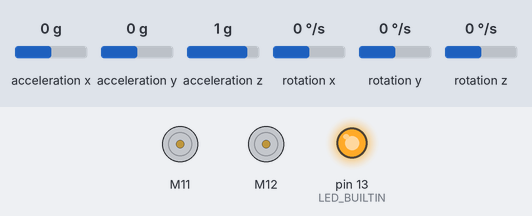
Bench run of a sketch on a simulated Arduino Uno, built with avr-gcc and run on an emulated ATmega328P. Parts: 2 × DC motor (green arrow = forward, orange = backward, longer = faster), output pins drawn as LEDs (lit = HIGH). Dashed ring = blinking. The inputs (shaded band) are chosen by the test bench; at power-on: acceleration y 0 g, rotation y 0 °/s, acceleration x 0 g, acceleration z 1 g, rotation x 0 °/s, rotation z 0 °/s.

Above: at 2.4 s.
2.5 s: acceleration y set to -1.4 g
At 3.4 s:
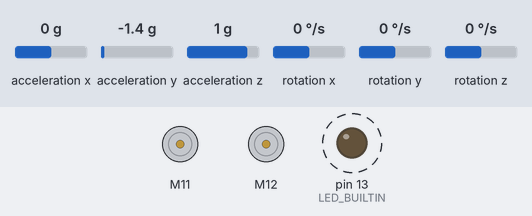
5.5 s: acceleration y set to 0 g
At 6.5 s:
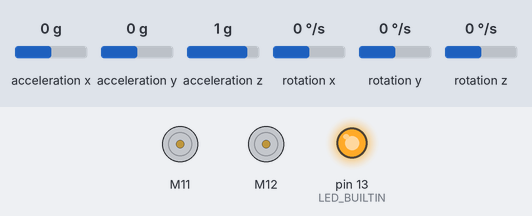
7.0 s: rotation y set to -192 °/s
At 9.3 s:
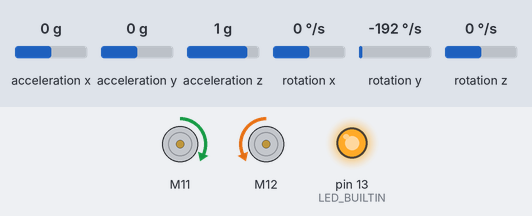
10.0 s: rotation y set to 100 °/s
At 10.52 s:
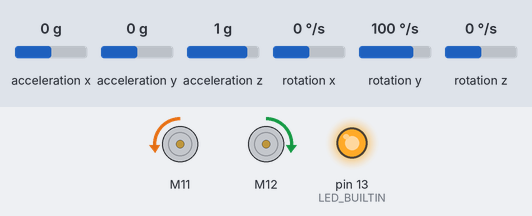
13.0 s: acceleration y set to 0.4 g
16.0 s: acceleration x set to 0.4 g
Timing chart, 0 to 20.0 s (numbered marks = the images above; inputs shaded):
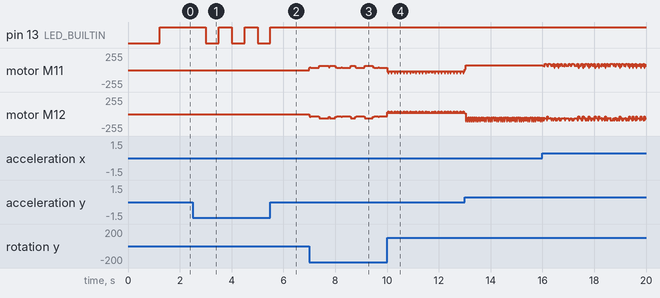

The sketch:

LqrBalance.ino
```cpp
/*
 * LqrBalance — pure full-state LQR balance controller for the MakeBlock MegaPi
 * (ATmega2560) two-wheel robot.  No serial, no Bluetooth, no telemetry, no
 * runtime options: power on, stand it up near upright, and it balances.
 *
 * Operation: while disarmed, the onboard LED blinks faster the closer the tilt
 * is to the balance point (a hands-free arming aid).  Hold it steady inside the
 * arm window and it captures that exact tilt as the balance setpoint and engages
 * (LED goes solid) — so the balance point re-sets itself to wherever you hold
 * it, with no fixed value to measure and no telemetry.  Tip past the fall angle
 * and it disarms (LED resumes blinking).  The near-upright tilt response is
 * softened so micro-corrections don't shake the frame.
 *
 * ---------------------------------------------------------------------------
 * Control law (full-state feedback, evaluated every tick):
 *
 *     u = K . (x - x*)
 *     x = [ tilt , tiltRate , wheelPos , wheelVel ]
 *
 * Sign convention: gains are in the motor-command convention, so a POSITIVE u
 * drives the wheels in the direction that recovers a FORWARD lean (matches the
 * MegaPi motor wiring used by the original firmware).  With that convention the
 * tilt gains are positive; the wheel (station-keeping / damping) gains come out
 * NEGATIVE — see the derivation by each constant below.
 *
 * K is meant to be computed offline (see theory.md): linearize the wheeled
 * inverted pendulum about upright, pick Q/R, solve the Riccati equation, and
 * paste the row here.  The defaults seed tilt/tiltRate from the known-good hand
 * tuning and use small, clamped wheel gains so the loop is stable and the
 * encoder states are live out of the box — but the wheel-gain SIGNS must be
 * verified on the bench (see "BENCH CHECK" notes).
 *
 * ---------------------------------------------------------------------------
 * Performance tricks applied (AVR-GCC, Arduino default -Os):
 *  - single translation unit, all state in file-scope globals: no heap, no
 *    virtuals, no dynamic dispatch, no String/Serial overhead.
 *  - strict 32-bit float math: every literal carries an 'f' suffix and every
 *    library value is cast to float so nothing silently promotes to double.
 *  - one micros() read per tick; integer loop-rate gate (no float time math).
 *  - wheel velocity is finite-differenced from the encoder position we already
 *    read, so MeEncoderOnBoard::updateSpeed() is never called.
 *  - the control law is a single fused multiply-add chain (branch-free).
 *  - identical motor PWM is not re-sent: redundant setMotorPwm() register
 *    writes are skipped.
 *  - hand-rolled float abs/clamp (no libcall); non-blocking LED (no delay()).
 *  - watchdog reset every loop() entry: a stall reboots the board.
 *
 * Build: Arduino IDE, board "MakeBlock MegaPi" (ATmega2560), with the MakeBlock
 * library installed (same environment as SelfBalanceRobot.ino).  For an extra
 * few percent, compile at -O2 via a platform.local.txt override.
 */

#include <MeMegaPi.h>
#include <avr/io.h>
#include <avr/wdt.h>

// Break any watchdog-reset loop the instant the chip boots, before setup()
// re-arms it.  (A watchdog reset leaves the WDT enabled; clearing it here keeps
// a transient stall from bricking the board into a reset cycle.)
void disableWatchdogOnBoot()
    __attribute__((naked)) __attribute__((section(".init3")));
void disableWatchdogOnBoot() {
  MCUSR = 0;
  wdt_disable();
}

// ===========================================================================
// Tuning constants  (all the knobs live here)
// ===========================================================================

// --- Hardware map (matches the original firmware) --------------------------
static const uint8_t kGyroI2cPort = 0x06;  // MeGyro (MPU6050) port
static const uint8_t kRightSlot = 1;        // MeEncoderOnBoard slot 1
static const uint8_t kLeftSlot = 2;         // MeEncoderOnBoard slot 2

// --- Loop timing -----------------------------------------------------------
static const uint32_t kLoopMicros = 5000UL;     // 200 Hz control loop

// --- Operating point -------------------------------------------------------
// Fallback balance tilt (deg).  On every reset the firmware latches the robot's
// actual tilt at power-up into gBalancePointDeg (see setup) and uses THAT as the
// arm-window + LED-finder center -- so you just hold it at its balance point
// while it boots.  This constant is only the default used if the startup gyro
// read is bad (NaN).
static const float kBalancePointDeg = 0.55f;

// --- LQR gain row K = [tilt, tiltRate, wheelPos, wheelVel] ------------------
// Tilt / tilt-rate: seeded from the proven hand tuning (strong, positive).
static const float kK_tilt = 16.00f;       // command per deg of tilt error
static const float kK_tiltRate = 1.50f;    // best run (hand-tuned)
// Wheel velocity (deg/s): damps wheel motion.  NEGATIVE so the command opposes
// the way the wheels are already turning (adds virtual friction -> stabilizing).
// BENCH CHECK: spin a wheel by hand while balancing; the bot should resist, not
// run away.  If it runs away, flip this sign.
static const float kK_wheelVel = 0.40f;    // POSITIVE velocity damping; 0.40 best (0.60 reintroduced small-correction wobble)
// Wheel position (deg from arm point): station-keeping.  NEGATIVE so a forward
// displacement commands a return toward the origin (cart-pole result: drive the
// base back, let it lean, catch it).  This is the touchiest gain.
// BENCH CHECK: nudge the balanced bot forward; it should creep back to where it
// started.  If it accelerates away, flip this sign.  Start near 0 and raise.
static const float kK_wheelPos = 0.0f;     // station-keeping OFF: rings up even WITH the slew limiter — confirmed not viable on this bot

// Near-upright softening of the tilt (proportional) term.  LQR is linear, so
// without this it hits tiny tilt errors with the full kK_tilt and the resulting
// micro-corrections shake the frame.  Inside kSmallErrorDegrees the tilt gain is
// scaled toward kSmallErrorGainScale at the setpoint, ramping back to the full
// gain at the edge; beyond the band, full authority is preserved.
// Lower kSmallErrorGainScale (toward 0) = gentler small corrections.
static const float kSmallErrorDegrees = 2.5f;
static const float kSmallErrorGainScale = 1.0f;   // linear (softening traded against drive-away on this bot; reverted)

// Safety bound on the combined wheel (pos+vel) contribution, so an untuned /
// wrong-signed wheel gain can only ever add a recoverable amount before the
// fall-cutoff takes over.
static const float kWheelTermClampPwm = 255.0f; // effectively OFF (pure best run; wheelPos=0 keeps the wheel term small)

// Light low-pass on the finite-differenced wheel velocity to tame encoder
// quantization (0 = raw, ->1 = heavier smoothing).
static const float kWheelVelFilterAlpha = 0.0f;  // raw (filtering it added lag -> wobble when kK_wheelVel was raised)

// Light low-pass on the gyro tilt rate before it feeds the kK_tiltRate (damping)
// term.  Without it, raw gyro noise rides into the rate term and dithers the
// command +/- near balance even at a steady lean; with it, damping is smooth.
// 0 = raw, ->1 = heavier smoothing (too high adds lag and erodes the damping).
static const float kTiltRateFilterAlpha = 0.0f;  // raw (validated-best/pure config; filter didn't change the feel)

// --- Output shaping --------------------------------------------------------
static const int16_t kMaxPwm = 255;        // motor command ceiling
// Curved power: the output is scaled by a CURVE on tilt-error magnitude -- small
// corrections (near balance) get only kPowerMin of full power, ramping
// quadratically up to FULL power by kPowerFullDeg of lean.  So micro-corrections
// stay gentle (the calm, stays-still behavior) while a real lean gets full
// authority.  kPowerMin = 0.45 is the small-signal scale that first balanced at
// ~full battery; it still scales with pack voltage, so battery-voltage
// compensation (scaling kPowerMin by Vnominal/Vmeasured) is the eventual fix.
static const float kPowerMin = 0.30f;       // validated calm small-angle power fraction
static const float kPowerFullDeg = 7.0f;    // tilt error (deg) at/above which full power applies
// Smallest non-zero drive used to overcome integer-PWM quantization and motor /
// gearbox static friction.  Keep this conservative: too large recreates the
// reverse-kick wobble when the correction changes sign near upright.
static const int16_t kMinDrivePwm = 8;
// Below this magnitude the motor is left to COAST (command 0) instead of being
// forced up to a minimum kick.  Forcing a floor here made the command snap to
// +/-min and flip sign as the robot settled through balance -- a reverse kick
// after every correction that felt like braking and set up a wobble.  Coasting
// lets it pass smoothly through zero.  Raise for a wider/calmer coast zone;
// lower toward 0 to keep driving small corrections (at the risk of the judder).
static const int16_t kCoastDeadbandPwm = 0;   // OFF for pure LQR (no coast zone)
// Slew-rate limit: the most the motor command may change per tick (200 Hz).
// Caps how fast the drive can ramp/reverse, so a correction can't slam from
// hard-drive to coast (or forward to reverse) in a single 5 ms step -- that
// one-tick jump is the "strong reflect then sudden brake" feel, and limiting it
// also attenuates high-frequency limit cycles.  Lower = smoother/gentler but
// slower recovery; set it >= kMaxPwm to disable.  At 20, the command ramps to
// full drive (100) in ~25 ms.
// Magnitude-aware slew: the per-tick command-change limit scales from
// kMaxPwmStepPerTick (SMALL commands -> smooth, kills the stepping wobble) up to
// kMaxPwmStepFast (LARGE commands -> ramp fast so a hard-push recovery isn't
// rate-limited).  Raise kMaxPwmStepFast for firmer hard pushes (toward kMaxPwm
// = effectively no limit for big commands); raise kMaxPwmStepPerTick only if you
// can tolerate more small-signal stepping.
static const int16_t kMaxPwmStepPerTick = 30;  // slew step for SMALL commands (smoothing)
static const int16_t kMaxPwmStepFast = 30;     // = kMaxPwmStepPerTick: fast ramp REMOVED, all commands slew at the smooth rate (firm hard-push ramp rang/drove away on this backlash-y drivetrain)

// --- Arm / safety ----------------------------------------------------------
static const float kArmWindowDeg = 4.0f;    // engage when within this of center
static const float kArmMaxRateDegPerSec = 30.0f;  // ...and roughly steady
static const float kFallAngleDeg = 35.0f;   // disengage (cut motors) past this
static const float kRateClampDegPerSec = 150.0f;  // reject absurd gyro spikes

// --- Arming LED (blinks faster as tilt nears the balance point) ------------
static const float kLedFarDeg = 20.0f;            // slowest blink at/over this
static const uint32_t kLedSlowMs = 500UL;         // far-from-point blink period
static const uint32_t kLedFastMs = 70UL;          // in-window blink period

// ===========================================================================
// Globals
// ===========================================================================
static MeGyro gGyro(kGyroI2cPort);
static MeEncoderOnBoard gRight(kRightSlot);
static MeEncoderOnBoard gLeft(kLeftSlot);

static uint32_t gLastTickMicros = 0;
static bool gArmed = false;
static float gBalanceSetpointDeg = kBalancePointDeg;  // captured at arm time
static float gBalancePointDeg = kBalancePointDeg;     // latched from tilt at reset
static float gPrevWheelPosDeg = 0.0f;
static float gWheelVelFiltDegPerSec = 0.0f;
static float gTiltRateFiltDegPerSec = 0.0f;  // low-passed gyro rate for damping
// Last command sent, for skip-if-unchanged.  Seeded to an impossible value so
// the first driveMotors() call always writes (guarantees an explicit stop).
static int16_t gLastPwm = INT16_MIN;
static int16_t gAppliedPwm = 0;  // slew-limited command being ramped toward target
// Non-blocking LED blink state.
static bool gLedOn = false;
static uint32_t gLedToggleMs = 0;

// ===========================================================================
// Small inline helpers (no libcalls)
// ===========================================================================
static inline float fabsFast(float v) { return v < 0.0f ? -v : v; }

static inline float clampF(float v, float limit) {
  if (v > limit) return limit;
  if (v < -limit) return -limit;
  return v;
}

// Tilt (proportional) gain after near-upright softening: full kK_tilt outside
// the band, scaled toward kSmallErrorGainScale at the setpoint.
static inline float scheduledTiltGain(float tiltErr) {
  if (kSmallErrorDegrees <= 0.0f) {
    return kK_tilt;
  }
  const float a = fabsFast(tiltErr);
  if (a >= kSmallErrorDegrees) {
    return kK_tilt;
  }
  const float ramp = a / kSmallErrorDegrees;  // 0 at setpoint, 1 at edge
  const float scale =
      kSmallErrorGainScale + ((1.0f - kSmallErrorGainScale) * ramp);
  return kK_tilt * scale;
}

// Use the official Makeblock motor-library PWM prescalers.  The encoder_direct
// example uses /8 (roughly 8 kHz), but MeMegaPiDCMotor configures both motor
// timers with /64.  The lower switching frequency previously reduced the
// drivetrain's near-upright wobble, so keep the library behavior here while
// still configuring the registers explicitly for slots 1 and 2.
static void configureMegaPiEncoderPwmTimers() {
  TCCR1A = _BV(WGM10);
  TCCR1B = _BV(CS11) | _BV(CS10) | _BV(WGM12);
  TCCR2A = _BV(WGM21) | _BV(WGM20);
  TCCR2B = _BV(CS22);
}

// Interrupt-driven quadrature decode (CHANGE edges, 2x resolution).  Direction
// rule matches the original firmware's handleRight/LeftPulse.
static void rightEncoderIsr() {
  const bool rising = (digitalRead(gRight.getPortA()) != 0);
  const bool portB = (digitalRead(gRight.getPortB()) != 0);
  if (rising ? portB : !portB) {
    gRight.pulsePosMinus();
  } else {
    gRight.pulsePosPlus();
  }
}

static void leftEncoderIsr() {
  const bool rising = (digitalRead(gLeft.getPortA()) != 0);
  const bool portB = (digitalRead(gLeft.getPortB()) != 0);
  if (rising ? portB : !portB) {
    gLeft.pulsePosMinus();
  } else {
    gLeft.pulsePosPlus();
  }
}

// Drive both wheels from a single balance command, skipping the write when the
// value is unchanged.  Wiring: right takes +u, left takes -u (mirrored mount).
static inline void driveMotors(int16_t u) {
  if (u == gLastPwm) {
    return;
  }
  gLastPwm = u;
  gRight.setMotorPwm(u);
  gLeft.setMotorPwm(static_cast<int16_t>(-u));
}

// Zero the wheel state so station-keeping holds the spot where we armed.
static inline void resetWheelState() {
  gRight.setPulsePos(0);
  gLeft.setPulsePos(0);
  gRight.updateCurPos();
  gLeft.updateCurPos();
  gPrevWheelPosDeg = 0.0f;
  gWheelVelFiltDegPerSec = 0.0f;
  gAppliedPwm = 0;  // start each balancing session ramping from zero drive
}

// Arming aid: solid LED while balancing; while disarmed, blink faster the closer
// the tilt is to the balance point so you can find the arm window by eye.
static void updateArmingLed(float armOffsetDeg, bool armed) {
  const uint32_t now = millis();
  if (armed) {
    if (!gLedOn) {
      gLedOn = true;
      digitalWrite(LED_BUILTIN, HIGH);
    }
    gLedToggleMs = now;
    return;
  }

  const float prox = fabsFast(armOffsetDeg);
  uint32_t period;
  if (prox <= kArmWindowDeg) {
    period = kLedFastMs;  // inside the window: fastest blink = ready to arm
  } else if (prox >= kLedFarDeg) {
    period = kLedSlowMs;
  } else {
    const float t = (prox - kArmWindowDeg) / (kLedFarDeg - kArmWindowDeg);
    period = kLedFastMs +
             static_cast<uint32_t>(t * static_cast<float>(kLedSlowMs - kLedFastMs));
  }

  if (now - gLedToggleMs >= period) {
    gLedToggleMs = now;
    gLedOn = !gLedOn;
    digitalWrite(LED_BUILTIN, gLedOn ? HIGH : LOW);
  }
}

// ===========================================================================
// Setup
// ===========================================================================
void setup() {
  pinMode(LED_BUILTIN, OUTPUT);
  configureMegaPiEncoderPwmTimers();
  gGyro.begin();  // also brings up Wire / I2C and samples the gyro bias

  // Latch the orientation at this power-up as the balance point: let the
  // complementary filter settle (~300 ms), then mark the current tilt.  Hold the
  // robot at its balance point while it boots.  A bad (NaN) read keeps the
  // compiled default.  (The watchdog is still disabled here, so the delay safe.)
  for (uint8_t i = 0; i < 60; ++i) {
    gGyro.update();
    delay(5);
  }
  const float startTilt = static_cast<float>(gGyro.getAngleX());
  if (startTilt == startTilt) {  // not NaN
    gBalancePointDeg = startTilt;
  }

  attachInterrupt(gRight.getIntNum(), rightEncoderIsr, CHANGE);
  attachInterrupt(gLeft.getIntNum(), leftEncoderIsr, CHANGE);

  resetWheelState();
  driveMotors(0);

  gLastTickMicros = micros();
  // Re-arm the watchdog now that the slow gyro bring-up is done; the 200 Hz
  // loop pets it every ~5 ms, far inside the timeout, so only a real hang trips.
  wdt_enable(WDTO_250MS);
}

// ===========================================================================
// Control loop
// ===========================================================================
void loop() {
  wdt_reset();

  // Fixed-rate gate: one micros() read, integer compare, no float time math.
  const uint32_t nowMicros = micros();
  const uint32_t elapsedMicros = nowMicros - gLastTickMicros;
  if (elapsedMicros < kLoopMicros) {
    return;
  }
  gLastTickMicros = nowMicros;
  const float dtSeconds = static_cast<float>(elapsedMicros) * 0.000001f;
  const float invDt = 1.0f / dtSeconds;

  // ---- Read tilt state (fused angle + raw rate from the IMU) --------------
  gGyro.update();
  const float tilt = static_cast<float>(gGyro.getAngleX());
  // MeGyro integrates gyrY into angleX, so gyrY is the matching rate; the sign
  // matches the original firmware's BalanceGyroRateSign (-1).
  const float tiltRate =
      clampF(-static_cast<float>(gGyro.getGyroY()), kRateClampDegPerSec);
  // Smooth the rate before it feeds the damping term (raw gyro noise here is what
  // dithers the command +/- near balance).  Updated every tick so it never goes
  // stale; the arm-steadiness check below still uses the raw rate.
  gTiltRateFiltDegPerSec =
      (kTiltRateFilterAlpha * gTiltRateFiltDegPerSec) +
      ((1.0f - kTiltRateFilterAlpha) * tiltRate);

  // Offset from the expected balance point drives the arm window and LED finder.
  const float armOffset = tilt - gBalancePointDeg;
  updateArmingLed(armOffset, gArmed);

  // Bad IMU read -> motors off.  (tilt != tilt) catches NaN without math.h.
  if (tilt != tilt) {
    gArmed = false;
    driveMotors(0);
    return;
  }

  // ---- Arm gate -----------------------------------------------------------
  // Engage when held near the balance point AND roughly steady, and CAPTURE the
  // current tilt as the balance setpoint -- so the balance point re-sets itself
  // to wherever you hold it (no fixed value to measure, no telemetry).
  if (!gArmed) {
    driveMotors(0);
    if (fabsFast(armOffset) <= kArmWindowDeg &&
        fabsFast(tiltRate) <= kArmMaxRateDegPerSec) {
      gBalanceSetpointDeg = tilt;
      resetWheelState();
      gArmed = true;
    }
    return;
  }

  // ---- Control error about the captured setpoint; fall-cutoff -------------
  const float tiltErr = tilt - gBalanceSetpointDeg;
  if (fabsFast(tiltErr) > kFallAngleDeg) {
    gArmed = false;
    driveMotors(0);
    return;
  }

  // ---- Read wheel state (position now, velocity by finite difference) -----
  gRight.updateCurPos();
  gLeft.updateCurPos();
  const float wheelPosDeg =
      (static_cast<float>(-gRight.getCurPos()) +
       static_cast<float>(gLeft.getCurPos())) *
      0.5f;
  const float wheelVelRaw = (wheelPosDeg - gPrevWheelPosDeg) * invDt;
  gPrevWheelPosDeg = wheelPosDeg;
  gWheelVelFiltDegPerSec =
      (kWheelVelFilterAlpha * gWheelVelFiltDegPerSec) +
      ((1.0f - kWheelVelFilterAlpha) * wheelVelRaw);

  // ---- LQR state feedback (tilt term softened near upright) ---------------
  const float tiltCommand =
      (scheduledTiltGain(tiltErr) * tiltErr) +
      (kK_tiltRate * gTiltRateFiltDegPerSec);
  const float wheelCommand = clampF((kK_wheelPos * wheelPosDeg) +
                                        (kK_wheelVel * gWheelVelFiltDegPerSec),
                                    kWheelTermClampPwm);
  float u = tiltCommand + wheelCommand;
  // Curved power: gentle (kPowerMin) for small corrections, ramping quadratically
  // to full power by kPowerFullDeg of lean -- full authority only when needed.
  {
    const float a = fabsFast(tiltErr);
    const float t = a >= kPowerFullDeg ? 1.0f : a / kPowerFullDeg;
    u *= kPowerMin + (1.0f - kPowerMin) * (t * t);
  }

  // ---- Output shaping: clamp -> slew-limit -> coast through tiny commands --
  u = clampF(u, static_cast<float>(kMaxPwm));
  int16_t target = static_cast<int16_t>(u);
  if (u > 0.0f && target < kMinDrivePwm) {
    target = kMinDrivePwm;
  } else if (u < 0.0f && target > -kMinDrivePwm) {
    target = static_cast<int16_t>(-kMinDrivePwm);
  }

  // Slew-rate limit (magnitude-aware): small commands ramp slowly (smooth, no
  // stepping wobble); large commands (hard-push recovery) ramp fast.  The limit
  // scales with |target| from kMaxPwmStepPerTick up to kMaxPwmStepFast.
  const int16_t at = target < 0 ? static_cast<int16_t>(-target) : target;
  const int16_t slewLimit = static_cast<int16_t>(
      kMaxPwmStepPerTick + (kMaxPwmStepFast - kMaxPwmStepPerTick) *
                               (static_cast<float>(at) / static_cast<float>(kMaxPwm)));
  int16_t step = static_cast<int16_t>(target - gAppliedPwm);
  if (step > slewLimit) {
    step = slewLimit;
  } else if (step < -slewLimit) {
    step = static_cast<int16_t>(-slewLimit);
  }
  gAppliedPwm = static_cast<int16_t>(gAppliedPwm + step);

  // Coast (de-energize) through tiny commands rather than humming at low PWM.
  int16_t command = gAppliedPwm;
  if (command > -kCoastDeadbandPwm && command < kCoastDeadbandPwm) {
    command = 0;
  }

  driveMotors(command);
}
```

Measured:
- after the input at 2.5 s, pin 13 (LED_BUILTIN): alternates HIGH for 0.50 s and LOW for 0.50 s, starting after 0.50 s
- after the input at 5.5 s, pin 13 (LED_BUILTIN): goes on until 5.5 s, then stays HIGH
